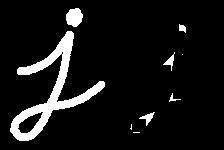
#> input picture pictures/Morphology_BlackHat.png, 224 x 150 px, found by its file name
$ python 6.10.py
#> lines starting #> are read from the running program, lines starting #| are printed output that depends on the picture; after the words box and inside, x2 and y2 are one past the last pixel; in counts of white or black regions, pixels touching at a corner belong together
import cv2
import numpy as np

src0 = cv2.imread('/Users/kimjunho/Desktop/python_workspace/pictures/Morphology_BlackHat.png', cv2.IMREAD_GRAYSCALE)
#> src0: shape (150, 224); 8.4% white; 9 white regions (3 under 20 px), largest, box (x1, y1, x2, y2) and area: (10, 31, 105, 141) 2331, (66, 8, 83, 27) 245, (139, 112, 155, 126) 80, (163, 52, 175, 71) 71, (179, 24, 186, 33) 43, (169, 93, 181, 102) 31
src = cv2.imread('/Users/kimjunho/Desktop/python_workspace/pictures/Morphology_TopHat.png', cv2.IMREAD_GRAYSCALE)
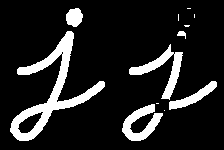
#> input picture pictures/Morphology_TopHat.png, 224 x 150 px, found by its file name
#> src: shape (150, 224); 13.6% white; 12 white regions (6 under 20 px), largest, box (x1, y1, x2, y2) and area: (10, 31, 105, 141) 2331, (129, 44, 183, 100) 797, (122, 104, 163, 141) 703, (169, 81, 217, 110) 427, (66, 8, 83, 27) 245, (177, 31, 186, 39) 41
src1 = cv2.imread('/Users/kimjunho/Desktop/python_workspace/pictures/Morphology_Closing.png', cv2.IMREAD_GRAYSCALE)
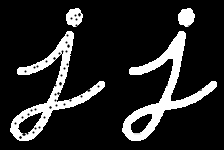
#> input picture pictures/Morphology_Closing.png, 224 x 150 px, found by its file name
#> src1 is the input picture: shape (150, 224); min 0, max 255, mean 38.1
src2 = cv2.imread('/Users/kimjunho/Desktop/python_workspace/pictures/Morphology_Opening.png', cv2.IMREAD_GRAYSCALE)
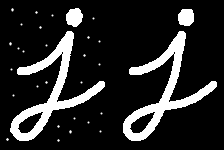
#> input picture pictures/Morphology_Opening.png, 224 x 150 px, found by its file name
#> src2 is the input picture: shape (150, 224); min 0, max 255, mean 39.8

kernel = cv2.getStructuringElement(shape=cv2.MORPH_RECT, ksize=(3,3))

closing = cv2.morphologyEx(src1, cv2.MORPH_CLOSE, kernel, iterations=1) #흰색 물체 속의 검은색 잡음을 제거
opening = cv2.morphologyEx(closing, cv2.MORPH_OPEN, kernel, iterations=1) #흰색 잡음을 제거
gradient = cv2.morphologyEx(opening, cv2.MORPH_GRADIENT, kernel, iterations=1) #흰색 물체의 테두리를 검출
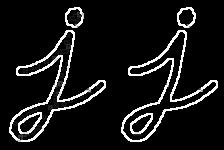
#> gradient: shape (150, 224); min 0, max 255, mean 23.4
tophat = cv2.morphologyEx(src, cv2.MORPH_TOPHAT, kernel, iterations=1) #검은색 배경 속의 흰색 점을 검출
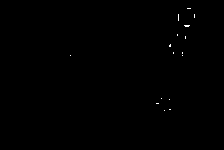
#> tophat: shape (150, 224); 0.15% white in thin lines or dots, all inside (x1, y1, x2, y2) = (70, 8, 195, 111)
blackhat = cv2.morphologyEx(src, cv2.MORPH_BLACKHAT, kernel, iterations=1) #흰색 배경 속에 검은색 점을 검출
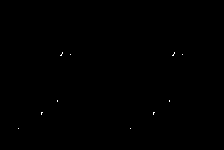
#> blackhat: shape (150, 224); 0.08% white in thin lines or dots, all inside (x1, y1, x2, y2) = (18, 52, 183, 129)

cv2.imshow('opening', opening)
cv2.imshow('closing', closing)
cv2.imshow('gradient', gradient)
cv2.imshow('tophat', tophat)
cv2.imshow('blackhat', blackhat)
cv2.waitKey()
cv2.destroyAllWindows()
